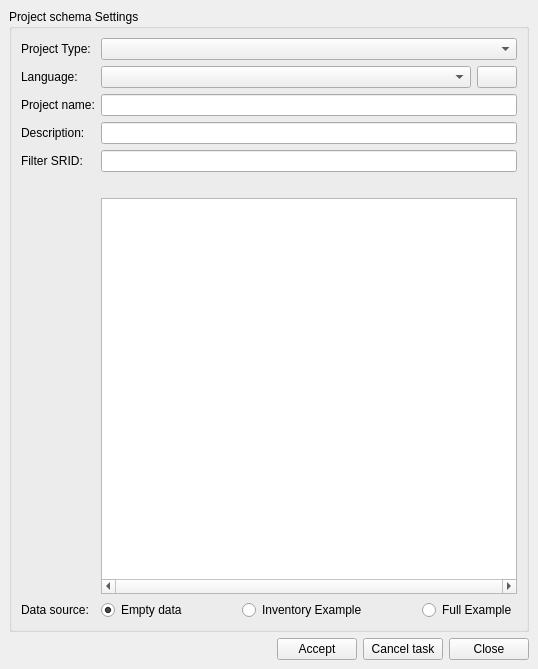
<?xml version="1.0" encoding="UTF-8"?>
<ui version="4.0">
 <class>dlg_admin_dbproject</class>
 <widget class="QMainWindow" name="dlg_admin_dbproject">
  <property name="geometry">
   <rect>
    <x>0</x>
    <y>0</y>
    <width>538</width>
    <height>669</height>
   </rect>
  </property>
  <property name="windowTitle">
   <string>Create project</string>
  </property>
  <widget class="QWidget" name="centralwidget">
   <layout class="QGridLayout" name="gridLayout">
    <item row="0" column="0" colspan="5">
     <widget class="QGroupBox" name="grb_projectschema">
      <property name="title">
       <string>Project schema Settings</string>
      </property>
      <layout class="QGridLayout" name="gridLayout_2">
       <item row="3" column="1">
        <layout class="QHBoxLayout" name="lyt_language">
         <item>
          <widget class="QComboBox" name="cmb_locale">
           <property name="sizePolicy">
            <sizepolicy hsizetype="Expanding" vsizetype="Fixed">
             <horstretch>0</horstretch>
             <verstretch>0</verstretch>
            </sizepolicy>
           </property>
          </widget>
         </item>
         <item>
          <widget class="QPushButton" name="btn_language">
           <property name="toolTip">
            <string>Manage languages</string>
           </property>
           <property name="text">
            <string/>
           </property>
          </widget>
         </item>
        </layout>
       </item>
       <item row="4" column="0">
        <widget class="QLabel" name="lbl_project_name">
         <property name="layoutDirection">
          <enum>Qt::LeftToRight</enum>
         </property>
         <property name="text">
          <string>Project name:</string>
         </property>
         <property name="alignment">
          <set>Qt::AlignLeading|Qt::AlignLeft|Qt::AlignVCenter</set>
         </property>
        </widget>
       </item>
       <item row="9" column="0">
        <widget class="QLabel" name="lbl_source">
         <property name="sizePolicy">
          <sizepolicy hsizetype="Maximum" vsizetype="Preferred">
           <horstretch>0</horstretch>
           <verstretch>0</verstretch>
          </sizepolicy>
         </property>
         <property name="text">
          <string>Data source:</string>
         </property>
        </widget>
       </item>
       <item row="5" column="1">
        <widget class="QLineEdit" name="project_descript"/>
       </item>
       <item row="9" column="1">
        <layout class="QHBoxLayout" name="horizontalLayout_2">
         <item>
          <widget class="QRadioButton" name="rdb_empty">
           <property name="text">
            <string>Empty data</string>
           </property>
           <property name="checked">
            <bool>true</bool>
           </property>
          </widget>
         </item>
         <item>
          <spacer name="horizontalSpacer_2">
           <property name="orientation">
            <enum>Qt::Horizontal</enum>
           </property>
           <property name="sizeHint" stdset="0">
            <size>
             <width>40</width>
             <height>20</height>
            </size>
           </property>
          </spacer>
         </item>
         <item>
          <widget class="QRadioButton" name="rdb_sample_inv">
           <property name="text">
            <string>Inventory Example</string>
           </property>
          </widget>
         </item>
         <item>
          <spacer name="horizontalSpacer_3">
           <property name="orientation">
            <enum>Qt::Horizontal</enum>
           </property>
           <property name="sizeHint" stdset="0">
            <size>
             <width>40</width>
             <height>20</height>
            </size>
           </property>
          </spacer>
         </item>
         <item>
          <widget class="QRadioButton" name="rdb_sample_full">
           <property name="accessibleName">
            <string/>
           </property>
           <property name="layoutDirection">
            <enum>Qt::LeftToRight</enum>
           </property>
           <property name="autoFillBackground">
            <bool>false</bool>
           </property>
           <property name="text">
            <string>Full Example</string>
           </property>
          </widget>
         </item>
        </layout>
       </item>
       <item row="0" column="1">
        <widget class="QComboBox" name="cmb_create_project_type"/>
       </item>
       <item row="5" column="0">
        <widget class="QLabel" name="lbl_descript">
         <property name="layoutDirection">
          <enum>Qt::LeftToRight</enum>
         </property>
         <property name="text">
          <string>Description:</string>
         </property>
         <property name="alignment">
          <set>Qt::AlignJustify|Qt::AlignVCenter</set>
         </property>
        </widget>
       </item>
       <item row="6" column="1">
        <widget class="QLineEdit" name="srid_id"/>
       </item>
       <item row="8" column="1">
        <widget class="QTableView" name="tbl_srid">
         <property name="verticalScrollBarPolicy">
          <enum>Qt::ScrollBarAsNeeded</enum>
         </property>
         <property name="horizontalScrollBarPolicy">
          <enum>Qt::ScrollBarAlwaysOn</enum>
         </property>
         <property name="autoScroll">
          <bool>true</bool>
         </property>
         <property name="autoScrollMargin">
          <number>16</number>
         </property>
         <property name="selectionBehavior">
          <enum>QAbstractItemView::SelectRows</enum>
         </property>
         <property name="verticalScrollMode">
          <enum>QAbstractItemView::ScrollPerItem</enum>
         </property>
         <property name="gridStyle">
          <enum>Qt::SolidLine</enum>
         </property>
         <property name="sortingEnabled">
          <bool>true</bool>
         </property>
         <attribute name="horizontalHeaderCascadingSectionResizes">
          <bool>true</bool>
         </attribute>
         <attribute name="horizontalHeaderDefaultSectionSize">
          <number>60</number>
         </attribute>
         <attribute name="horizontalHeaderHighlightSections">
          <bool>true</bool>
         </attribute>
         <attribute name="horizontalHeaderShowSortIndicator" stdset="0">
          <bool>true</bool>
         </attribute>
         <attribute name="horizontalHeaderStretchLastSection">
          <bool>true</bool>
         </attribute>
         <attribute name="verticalHeaderVisible">
          <bool>false</bool>
         </attribute>
        </widget>
       </item>
       <item row="4" column="1">
        <widget class="QLineEdit" name="project_name"/>
       </item>
       <item row="6" column="0">
        <widget class="QLabel" name="lbl_filter">
         <property name="text">
          <string>Filter SRID:</string>
         </property>
        </widget>
       </item>
       <item row="0" column="0">
        <widget class="QLabel" name="lbl_project_type">
         <property name="text">
          <string>Project Type:</string>
         </property>
        </widget>
       </item>
       <item row="3" column="0">
        <widget class="QLabel" name="lbl_locale">
         <property name="layoutDirection">
          <enum>Qt::LeftToRight</enum>
         </property>
         <property name="text">
          <string>Language:</string>
         </property>
         <property name="alignment">
          <set>Qt::AlignLeading|Qt::AlignLeft|Qt::AlignVCenter</set>
         </property>
        </widget>
       </item>
       <item row="7" column="0">
        <widget class="QLabel" name="a">
         <property name="sizePolicy">
          <sizepolicy hsizetype="Maximum" vsizetype="Preferred">
           <horstretch>0</horstretch>
           <verstretch>0</verstretch>
          </sizepolicy>
         </property>
         <property name="text">
          <string/>
         </property>
         <property name="alignment">
          <set>Qt::AlignRight|Qt::AlignTrailing|Qt::AlignVCenter</set>
         </property>
        </widget>
       </item>
      </layout>
      <zorder>tbl_srid</zorder>
      <zorder>project_name</zorder>
      <zorder>lbl_descript</zorder>
      <zorder>srid_id</zorder>
      <zorder>lbl_project_name</zorder>
      <zorder>project_descript</zorder>
      <zorder>lbl_filter</zorder>
      <zorder>cmb_create_project_type</zorder>
      <zorder>lbl_source</zorder>
      <zorder>lbl_locale</zorder>
      <zorder>a</zorder>
      <zorder>lbl_project_type</zorder>
     </widget>
    </item>
    <item row="4" column="0" colspan="5">
     <layout class="QGridLayout" name="lyt_buttons">
      <item row="0" column="0">
       <widget class="QLabel" name="lbl_time">
        <property name="text">
         <string/>
        </property>
       </widget>
      </item>
      <item row="0" column="1">
       <spacer name="horizontalSpacer">
        <property name="orientation">
         <enum>Qt::Horizontal</enum>
        </property>
        <property name="sizeHint" stdset="0">
         <size>
          <width>40</width>
          <height>20</height>
         </size>
        </property>
       </spacer>
      </item>
      <item row="0" column="2">
       <widget class="QPushButton" name="btn_accept">
        <property name="text">
         <string>Accept</string>
        </property>
       </widget>
      </item>
      <item row="0" column="3">
       <widget class="QPushButton" name="btn_cancel_task">
        <property name="text">
         <string>Cancel task</string>
        </property>
       </widget>
      </item>
      <item row="0" column="4">
       <widget class="QPushButton" name="btn_close">
        <property name="text">
         <string>Close</string>
        </property>
       </widget>
      </item>
     </layout>
    </item>
   </layout>
  </widget>
  <action name="actionCreate_Sample">
   <property name="text">
    <string>Create Sample</string>
   </property>
  </action>
  <action name="actionCreate_Sample_Dev">
   <property name="text">
    <string>Create Sample Dev</string>
   </property>
  </action>
 </widget>
 <tabstops>
  <tabstop>cmb_create_project_type</tabstop>
  <tabstop>project_name</tabstop>
  <tabstop>project_descript</tabstop>
  <tabstop>srid_id</tabstop>
  <tabstop>tbl_srid</tabstop>
  <tabstop>rdb_empty</tabstop>
  <tabstop>rdb_sample_inv</tabstop>
  <tabstop>rdb_sample_full</tabstop>
  <tabstop>btn_accept</tabstop>
  <tabstop>btn_cancel_task</tabstop>
  <tabstop>btn_close</tabstop>
 </tabstops>
 <resources/>
 <connections/>
</ui>
